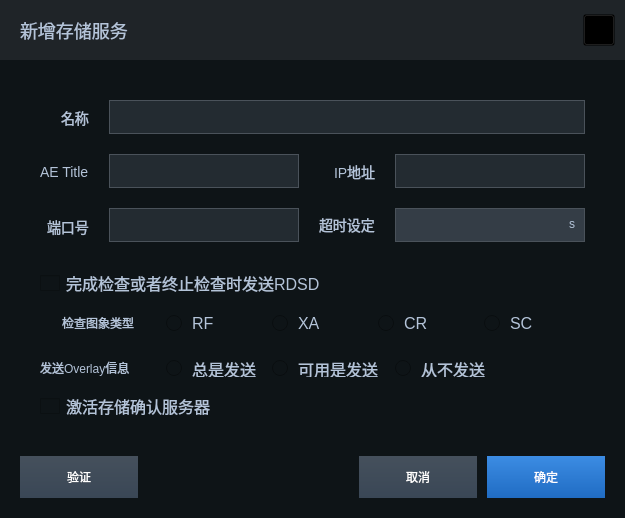
<?xml version="1.0" encoding="UTF-8"?>
<ui version="4.0">
 <class>QStorageServiceAddDialog</class>
 <widget class="QDialog" name="QStorageServiceAddDialog">
  <property name="geometry">
   <rect>
    <x>0</x>
    <y>0</y>
    <width>625</width>
    <height>518</height>
   </rect>
  </property>
  <property name="windowTitle">
   <string>Dialog</string>
  </property>
  <property name="styleSheet">
   <string notr="true">QWidget
{
font: 14px &quot;Microsoft YaHei&quot;;
color: #B4C4D9;
background-color: rgba(14,20,23,1);

}


QLabel{

	background: rgba(0,0,0,0);
}

QCheckBox
{
font: 16px &quot;Microsoft YaHei&quot;;
color: #B4C4D9;
}
QCheckBox::indicator
{
width: 20px;
height: 16px;
}
QCheckBox::indicator:unchecked
{
image: url(:/CArmWorkStation/ImageSource/Patient/uncheck.png);
}

QCheckBox::indicator:checked
{
image: url(:/CArmWorkStation/ImageSource/Patient/check.png);
}

QRadioButton
{
font: 16px &quot;Microsoft YaHei&quot;;
color: #B4C4D9;
spacing:10;
}
  QRadioButton::indicator {
      width: 16px;
      height: 16px;
  }

  QRadioButton::indicator::unchecked {
      image: url(:/SysConfig/ImageSource/SysConfig/RadioButtom_uncheck.png);
  }
/*
  QRadioButton::indicator:unchecked:hover {
      image: url(:/images/radiobutton_unchecked_hover.png);
  }

  QRadioButton::indicator:unchecked:pressed {
      image: url(:/images/radiobutton_unchecked_pressed.png);
  }
*/
  QRadioButton::indicator::checked {
      image: url(:/SysConfig/ImageSource/SysConfig/RadioButtom_check.png);
  }
/*
  QRadioButton::indicator:checked:hover {
      image: url(:/images/radiobutton_checked_hover.png);
  }

  QRadioButton::indicator:checked:pressed {
      image: url(:/images/radiobutton_checked_pressed.png);
  }
*/



</string>
  </property>
  <widget class="QLabel" name="dialogTitle">
   <property name="geometry">
    <rect>
     <x>20</x>
     <y>15</y>
     <width>141</width>
     <height>31</height>
    </rect>
   </property>
   <property name="styleSheet">
    <string notr="true">background-color: rgba(255, 255, 255, 0);
font: 18px</string>
   </property>
   <property name="text">
    <string>新增存储服务</string>
   </property>
  </widget>
  <widget class="QPushButton" name="connectTest">
   <property name="geometry">
    <rect>
     <x>20</x>
     <y>456</y>
     <width>118</width>
     <height>42</height>
    </rect>
   </property>
   <property name="styleSheet">
    <string notr="true">QPushButton
{
font: 16px &quot;Microsoft YaHei&quot;;
color:#FFFFFF;
background-color:qlineargradient(x1: 0, y1: 0, x2: 0, y2: 1,stop: 0 #45505C,stop: 1.0 #3A4756);
border:none;
}

QPushButton:hover
{
background-color:qlineargradient(x1: 0, y1: 0, x2: 0, y2: 1,stop: 0 rgba(69, 80, 92, 0.9),stop: 1.0 rgba(58, 71, 86, 0.9));
}

QPushButton:pressed
{
background-color:#131516;
}

QPushButton:disabled
{
background-color:qlineargradient(x1: 0, y1: 0, x2: 0, y2: 1,stop: 0 rgba(69, 80, 92, 0.5),stop: 1.0 rgba(58, 71, 86, 0.5));
color: rgb(117, 117, 117);
}</string>
   </property>
   <property name="text">
    <string>验证</string>
   </property>
  </widget>
  <widget class="QLineEdit" name="Scan_kVp_3">
   <property name="geometry">
    <rect>
     <x>109</x>
     <y>208</y>
     <width>190</width>
     <height>34</height>
    </rect>
   </property>
   <property name="styleSheet">
    <string notr="true">QLineEdit{

	background:rgba(118,133,154,0.2);
	border:1px solid rgba(74,82,90,1);

}</string>
   </property>
  </widget>
  <widget class="QToolButton" name="closeBtn">
   <property name="geometry">
    <rect>
     <x>583</x>
     <y>14</y>
     <width>32</width>
     <height>32</height>
    </rect>
   </property>
   <property name="styleSheet">
    <string notr="true">background-image: url(:/SysConfig/ImageSource/SysConfig/CloseButton.png);
background-color: rgba(0,0,0,0);</string>
   </property>
   <property name="text">
    <string/>
   </property>
  </widget>
  <widget class="QPushButton" name="saveBtn_3">
   <property name="geometry">
    <rect>
     <x>487</x>
     <y>456</y>
     <width>118</width>
     <height>42</height>
    </rect>
   </property>
   <property name="styleSheet">
    <string notr="true">QPushButton
{
font: 16px &quot;Microsoft YaHei&quot;;
color:#FFFFFF;
background-color:qlineargradient(x1: 0, y1: 0, x2: 0, y2: 1,stop: 0 rgba(60,140,227,1),stop: 1.0 rgba(32,108,195,1));
border:none;
}

QPushButton:hover
{
background-color:qlineargradient(x1: 0, y1: 0, x2: 0, y2: 1,stop: 0 rgba(69, 80, 92, 0.9),stop: 1.0 rgba(58, 71, 86, 0.9));
}

QPushButton:pressed
{
background-color:#131516;
}

QPushButton:disabled
{
background-color:qlineargradient(x1: 0, y1: 0, x2: 0, y2: 1,stop: 0 rgba(69, 80, 92, 0.5),stop: 1.0 rgba(58, 71, 86, 0.5));
color: rgb(117, 117, 117);
}</string>
   </property>
   <property name="text">
    <string>确定</string>
   </property>
  </widget>
  <widget class="QLineEdit" name="Scan_kVp_2">
   <property name="geometry">
    <rect>
     <x>395</x>
     <y>154</y>
     <width>190</width>
     <height>34</height>
    </rect>
   </property>
   <property name="styleSheet">
    <string notr="true">QLineEdit{

	background:rgba(118,133,154,0.2);
	border:1px solid rgba(74,82,90,1);

}</string>
   </property>
  </widget>
  <widget class="QWidget" name="widget_2" native="true">
   <property name="geometry">
    <rect>
     <x>395</x>
     <y>208</y>
     <width>190</width>
     <height>34</height>
    </rect>
   </property>
   <property name="styleSheet">
    <string notr="true">QWidget{

	background-color: rgba(118,133,154,0.2);
}
QLabel{
	background-color: rgba(0,0,0,0);

}</string>
   </property>
   <widget class="QLineEdit" name="Scan_leftRightAdjust">
    <property name="geometry">
     <rect>
      <x>0</x>
      <y>0</y>
      <width>190</width>
      <height>34</height>
     </rect>
    </property>
    <property name="styleSheet">
     <string notr="true">QLineEdit{

	background:rgba(118,133,154,0.2);
	border:1px solid rgba(74,82,90,1);

}</string>
    </property>
   </widget>
   <widget class="QLabel" name="label_3">
    <property name="geometry">
     <rect>
      <x>174</x>
      <y>8</y>
      <width>12</width>
      <height>16</height>
     </rect>
    </property>
    <property name="text">
     <string>s</string>
    </property>
   </widget>
  </widget>
  <widget class="QLabel" name="label_100">
   <property name="geometry">
    <rect>
     <x>40</x>
     <y>164</y>
     <width>61</width>
     <height>16</height>
    </rect>
   </property>
   <property name="styleSheet">
    <string notr="true">QLabel{

	font:14px;
}</string>
   </property>
   <property name="text">
    <string>AE Title</string>
   </property>
  </widget>
  <widget class="QLabel" name="label_99">
   <property name="geometry">
    <rect>
     <x>61</x>
     <y>110</y>
     <width>41</width>
     <height>16</height>
    </rect>
   </property>
   <property name="styleSheet">
    <string notr="true">QLabel{

	font:14px;
}</string>
   </property>
   <property name="text">
    <string>名称</string>
   </property>
  </widget>
  <widget class="QLineEdit" name="Scan_kVp_4">
   <property name="geometry">
    <rect>
     <x>109</x>
     <y>154</y>
     <width>190</width>
     <height>34</height>
    </rect>
   </property>
   <property name="styleSheet">
    <string notr="true">QLineEdit{

	background:rgba(118,133,154,0.2);
	border:1px solid rgba(74,82,90,1);

}</string>
   </property>
  </widget>
  <widget class="QPushButton" name="backBtn_3">
   <property name="geometry">
    <rect>
     <x>359</x>
     <y>456</y>
     <width>118</width>
     <height>42</height>
    </rect>
   </property>
   <property name="styleSheet">
    <string notr="true">QPushButton
{
font: 16px &quot;Microsoft YaHei&quot;;
color:#FFFFFF;
background-color:qlineargradient(x1: 0, y1: 0, x2: 0, y2: 1,stop: 0 #45505C,stop: 1.0 #3A4756);
border:none;
}

QPushButton:hover
{
background-color:qlineargradient(x1: 0, y1: 0, x2: 0, y2: 1,stop: 0 rgba(69, 80, 92, 0.9),stop: 1.0 rgba(58, 71, 86, 0.9));
}

QPushButton:pressed
{
background-color:#131516;
}

QPushButton:disabled
{
background-color:qlineargradient(x1: 0, y1: 0, x2: 0, y2: 1,stop: 0 rgba(69, 80, 92, 0.5),stop: 1.0 rgba(58, 71, 86, 0.5));
color: rgb(117, 117, 117);
}</string>
   </property>
   <property name="text">
    <string>取消</string>
   </property>
  </widget>
  <widget class="QLabel" name="label">
   <property name="geometry">
    <rect>
     <x>0</x>
     <y>0</y>
     <width>625</width>
     <height>60</height>
    </rect>
   </property>
   <property name="styleSheet">
    <string notr="true">background-color: rgba(31,36,40,1);</string>
   </property>
   <property name="text">
    <string/>
   </property>
  </widget>
  <widget class="QLabel" name="label_101">
   <property name="geometry">
    <rect>
     <x>47</x>
     <y>218</y>
     <width>51</width>
     <height>18</height>
    </rect>
   </property>
   <property name="styleSheet">
    <string notr="true">QLabel{

	font:14px;
}</string>
   </property>
   <property name="text">
    <string>端口号</string>
   </property>
  </widget>
  <widget class="QLabel" name="label_102">
   <property name="geometry">
    <rect>
     <x>334</x>
     <y>164</y>
     <width>51</width>
     <height>16</height>
    </rect>
   </property>
   <property name="styleSheet">
    <string notr="true">QLabel{

	font:14px;
}</string>
   </property>
   <property name="text">
    <string>IP地址</string>
   </property>
  </widget>
  <widget class="QLabel" name="label_103">
   <property name="geometry">
    <rect>
     <x>319</x>
     <y>216</y>
     <width>61</width>
     <height>18</height>
    </rect>
   </property>
   <property name="styleSheet">
    <string notr="true">QLabel{

	font:14px;
}</string>
   </property>
   <property name="text">
    <string>超时设定</string>
   </property>
  </widget>
  <widget class="QLineEdit" name="Scan_kVp">
   <property name="geometry">
    <rect>
     <x>109</x>
     <y>100</y>
     <width>476</width>
     <height>34</height>
    </rect>
   </property>
   <property name="styleSheet">
    <string notr="true">QLineEdit{

	background:rgba(118,133,154,0.2);
	border:1px solid rgba(74,82,90,1);

}</string>
   </property>
  </widget>
  <widget class="QWidget" name="widget_4" native="true">
   <property name="geometry">
    <rect>
     <x>166</x>
     <y>315</y>
     <width>411</width>
     <height>18</height>
    </rect>
   </property>
   <property name="styleSheet">
    <string notr="true">QRadioButton{

	font:16px;
}</string>
   </property>
   <widget class="QRadioButton" name="TZ_YYYYMMDD">
    <property name="geometry">
     <rect>
      <x>212</x>
      <y>0</y>
      <width>51</width>
      <height>17</height>
     </rect>
    </property>
    <property name="text">
     <string>CR</string>
    </property>
   </widget>
   <widget class="QRadioButton" name="TZ_DDMMYYYY">
    <property name="geometry">
     <rect>
      <x>106</x>
      <y>0</y>
      <width>71</width>
      <height>17</height>
     </rect>
    </property>
    <property name="text">
     <string>XA</string>
    </property>
   </widget>
   <widget class="QRadioButton" name="TZ_MMDDYYYY">
    <property name="geometry">
     <rect>
      <x>0</x>
      <y>0</y>
      <width>61</width>
      <height>17</height>
     </rect>
    </property>
    <property name="text">
     <string>RF</string>
    </property>
   </widget>
   <widget class="QRadioButton" name="TZ_YYYYMMDD_2">
    <property name="geometry">
     <rect>
      <x>318</x>
      <y>0</y>
      <width>51</width>
      <height>17</height>
     </rect>
    </property>
    <property name="text">
     <string>SC</string>
    </property>
   </widget>
  </widget>
  <widget class="QLabel" name="label_150">
   <property name="geometry">
    <rect>
     <x>62</x>
     <y>316</y>
     <width>84</width>
     <height>14</height>
    </rect>
   </property>
   <property name="text">
    <string>检查图象类型</string>
   </property>
  </widget>
  <widget class="QCheckBox" name="checkBox_36">
   <property name="geometry">
    <rect>
     <x>40</x>
     <y>274</y>
     <width>391</width>
     <height>18</height>
    </rect>
   </property>
   <property name="styleSheet">
    <string notr="true">QCheckBox{

	font:16px;

}</string>
   </property>
   <property name="text">
    <string>完成检查或者终止检查时发送RDSD</string>
   </property>
  </widget>
  <widget class="QWidget" name="widget_5" native="true">
   <property name="geometry">
    <rect>
     <x>166</x>
     <y>360</y>
     <width>340</width>
     <height>18</height>
    </rect>
   </property>
   <property name="styleSheet">
    <string notr="true">QRadioButton{

	font:16px;
}</string>
   </property>
   <widget class="QRadioButton" name="TZ_YYYYMMDD_3">
    <property name="geometry">
     <rect>
      <x>229</x>
      <y>0</y>
      <width>101</width>
      <height>17</height>
     </rect>
    </property>
    <property name="text">
     <string>从不发送</string>
    </property>
   </widget>
   <widget class="QRadioButton" name="TZ_DDMMYYYY_2">
    <property name="geometry">
     <rect>
      <x>106</x>
      <y>0</y>
      <width>111</width>
      <height>17</height>
     </rect>
    </property>
    <property name="text">
     <string>可用是发送</string>
    </property>
   </widget>
   <widget class="QRadioButton" name="TZ_MMDDYYYY_2">
    <property name="geometry">
     <rect>
      <x>0</x>
      <y>0</y>
      <width>101</width>
      <height>17</height>
     </rect>
    </property>
    <property name="styleSheet">
     <string notr="true"/>
    </property>
    <property name="text">
     <string>总是发送</string>
    </property>
   </widget>
  </widget>
  <widget class="QLabel" name="label_151">
   <property name="geometry">
    <rect>
     <x>40</x>
     <y>358</y>
     <width>111</width>
     <height>20</height>
    </rect>
   </property>
   <property name="text">
    <string>发送Overlay信息</string>
   </property>
  </widget>
  <widget class="QCheckBox" name="checkBox_37">
   <property name="geometry">
    <rect>
     <x>40</x>
     <y>397</y>
     <width>201</width>
     <height>18</height>
    </rect>
   </property>
   <property name="styleSheet">
    <string notr="true">QCheckBox{

	font:16px;

}</string>
   </property>
   <property name="text">
    <string>激活存储确认服务器</string>
   </property>
  </widget>
  <zorder>connectTest</zorder>
  <zorder>Scan_kVp_3</zorder>
  <zorder>saveBtn_3</zorder>
  <zorder>Scan_kVp_2</zorder>
  <zorder>widget_2</zorder>
  <zorder>label_100</zorder>
  <zorder>label_99</zorder>
  <zorder>Scan_kVp_4</zorder>
  <zorder>backBtn_3</zorder>
  <zorder>label</zorder>
  <zorder>label_101</zorder>
  <zorder>label_102</zorder>
  <zorder>label_103</zorder>
  <zorder>Scan_kVp</zorder>
  <zorder>dialogTitle</zorder>
  <zorder>closeBtn</zorder>
  <zorder>widget_4</zorder>
  <zorder>label_150</zorder>
  <zorder>checkBox_36</zorder>
  <zorder>widget_5</zorder>
  <zorder>label_151</zorder>
  <zorder>checkBox_37</zorder>
 </widget>
 <resources/>
 <connections/>
</ui>
